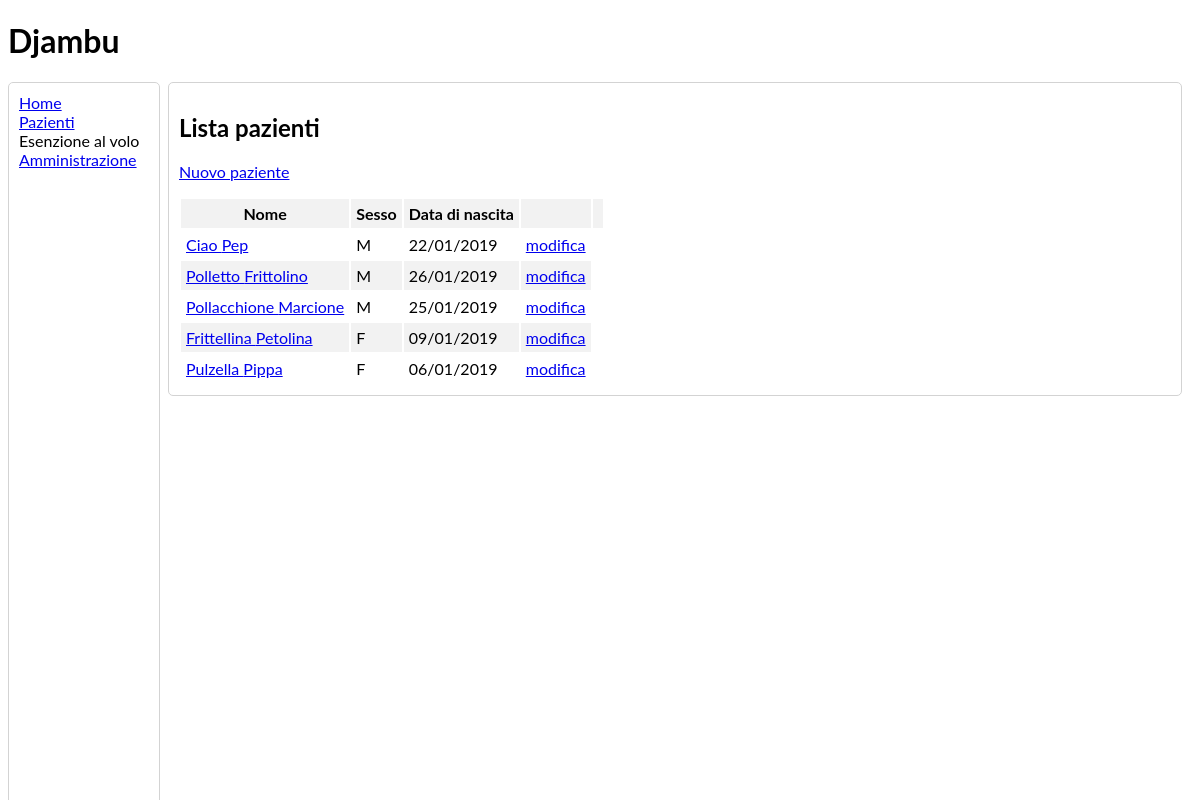
Before: /patients/list/ with the older database file.
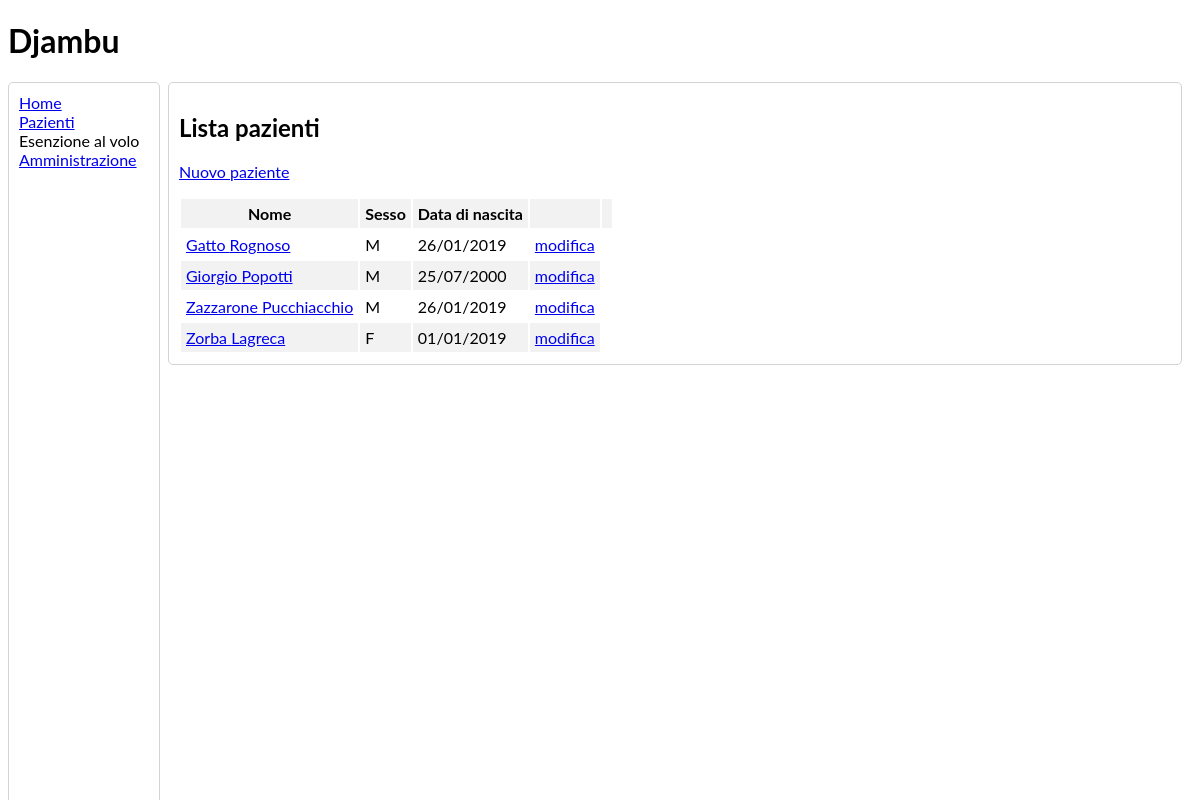
After: the same page with the newer database file.
### patients/models.py (models this page shows, shortened)
class Patient(models.Model): # TODO: make fields mandatory
    last_name = models.CharField(max_length=50, verbose_name='cognome')
    first_name = models.CharField(max_length=50, verbose_name='nome')
    sex = models.CharField(max_length=1, choices=SEX_CHOICES, verbose_name='sesso')
    birth_date = models.DateField(verbose_name='data di nascita')
    birth_place = models.CharField(max_length=100, blank=True, null=True,
                                   verbose_name='luogo di nascita')
    fiscal_code = models.CharField(max_length=16, blank=True, null=True,
                                   verbose_name='codice fiscale')
    address = models.CharField(max_length=200, blank=True, null=True,
                               verbose_name='indirizzo')
    class Meta:
        verbose_name = 'paziente'
        verbose_name_plural = 'pazienti'

### patients/views.py (the view)
# urls.py: path('list/', PatientsListView.as_view(),
class PatientsListView(ListView):
    model = Patient
    template_name = 'patients/patients_list.html'

### patients/templates/patients/patients_list.html
{% extends './base_djambu.html' %}
{% load admin_urls %}
{% block content %}
  <div class="round-border-panel">
    <h2>Lista pazienti</h2>
    <p>{% include 'patients/panel_add_patient.html' %}</p>
    <table class="table">
      <tr>
        <th>Nome</th>
        <th>Sesso</th>
        <th>Data di nascita</th>
        <th></th>
        <th></th>
      </tr>
      {% for p in patient_list %}
        <tr>
          <td>
            <a href="{% url 'patients:patient_detail' p.pk %}">
              {{ p.last_name|capfirst }} {{ p.first_name|capfirst }}
            </a>
          </td>
          <td>{{ p.sex|capfirst }}</td>
          <td>{{ p.birth_date|date:'d/m/Y' }}</td>
          <td><a href="/patients_admin/patients/patient/{{ p.pk }}/change/">modifica</a></td>
        </tr>
      {% endfor %}
    </table>
  </div>
{% endblock %}

### patients/templates/patients/base_djambu.html (shortened to what this page needs)
{% extends './base.html' %}
{% block stylesheet %}
  {% load static %}
  {% static 'patients/css/style.css' %}
{% endblock %}
{% block body %}
  <h1>Djambu</h1>
  {% include './nav_bar.html' %}
    <div class="main">
      {% block content %}{% endblock %}
    </div>
{% endblock %}

### patients/templates/patients/base.html (shortened to what this page needs)
<!DOCTYPE html>
<html lang="en">
<head>
  <link rel="stylesheet" type="text/css"
        href="{% block stylesheet %}{% endblock %}">
</head>
<body>
  {% block body %}{% endblock %}
</body>
</html>

### patients/templates/patients/nav_bar.html
<div class="nav-bar">
  <a href="{% url 'patients:home' %}">Home</a> <br>
  <a href="{% url 'patients:patients_list' %}">Pazienti</a> <br>
  Esenzione al volo <br>
  <a href="/patients_admin/">Amministrazione</a>
</div>

### patients/templates/patients/panel_add_patient.html
<a href="/patients_admin/patients/patient/add/">Nuovo paziente</a>

### patients/static/patients/css/style.css (style rules this page uses)
body { font-family: Lato, sans-serif; }
th, td { padding: 5px; }
tr:nth-child(odd) { background-color: #f2f2f2; }
.round-border-panel { border: 1px solid lightgrey; border-radius: 5px; padding: 10px; margin-bottom: 10px; }
.nav-bar { height: 100%; width: 130px; position: fixed; z-index: 1; overflow-x: hidden; border: 1px solid lightgrey; border-radius: 5px; padding: 10px; }
.main { margin-left: 150px; padding: 0px 10px; }

Changed rows visible on the page:
removed Patient: last_name "Ciao", first_name "Pep", sex "M", birth_date "22/01/2019"
removed Patient: last_name "Polletto", first_name "Frittolino", sex "M", birth_date "26/01/2019"
removed Patient: last_name "Pollacchione", first_name "Marcione", sex "M", birth_date "25/01/2019"
removed Patient: last_name "Frittellina", first_name "Petolina", sex "F", birth_date "09/01/2019"
removed Patient: last_name "Pulzella", first_name "Pippa", sex "F", birth_date "06/01/2019"
added Patient: last_name "Gatto", first_name "Rognoso", sex "M", birth_date "26/01/2019"
added Patient: last_name "Giorgio", first_name "Popotti", sex "M", birth_date "25/07/2000"
added Patient: last_name "Zazzarone", first_name "Pucchiacchio", sex "M", birth_date "26/01/2019"
added Patient: last_name "Zorba", first_name "Lagreca", sex "F", birth_date "01/01/2019"
